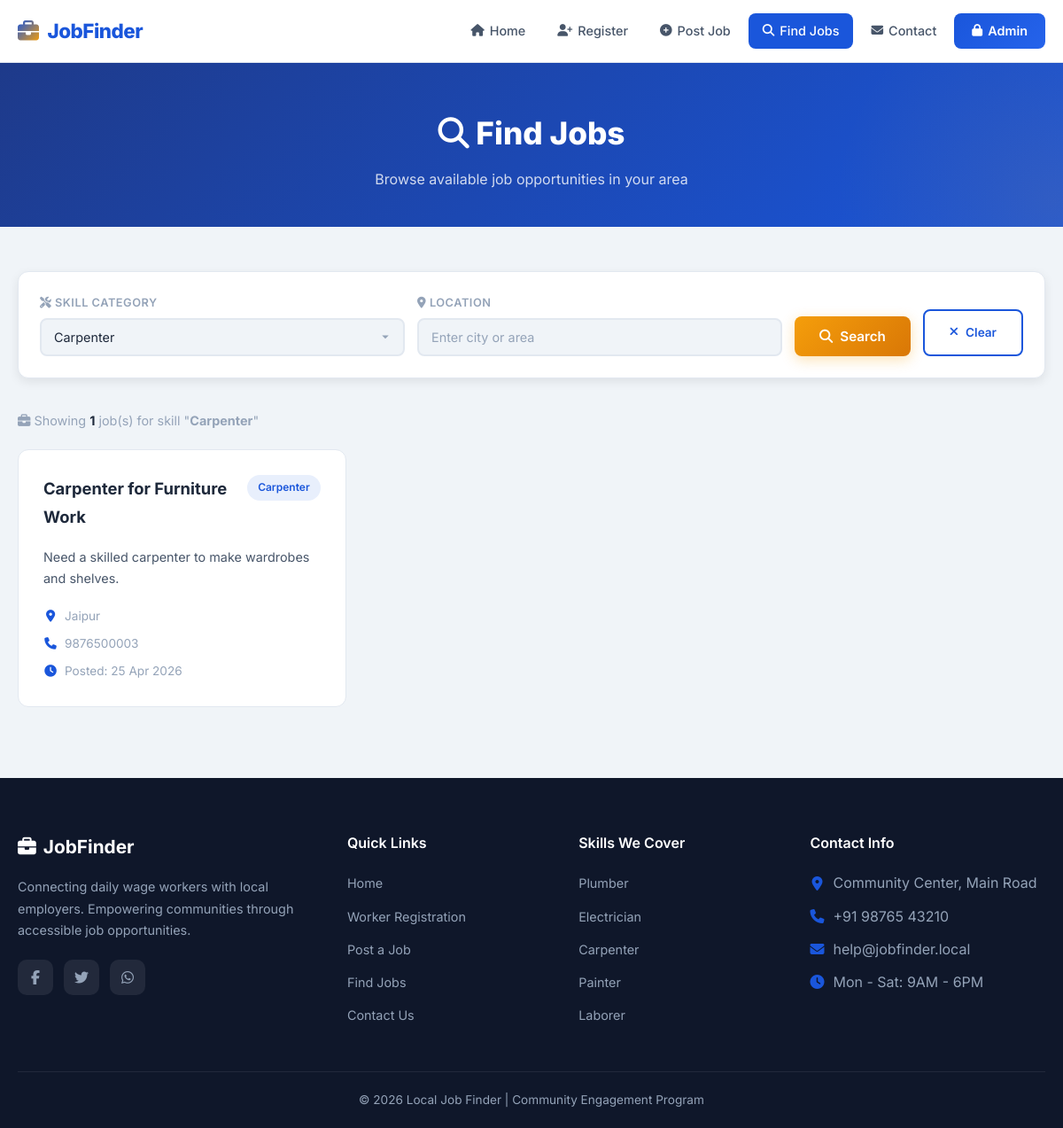
/jobs.php?skill=Carpenter, run on the app's committed database.
### tables this page shows
CREATE TABLE IF NOT EXISTS jobs (
    id INT AUTO_INCREMENT PRIMARY KEY,
    title VARCHAR(150) NOT NULL,
    description TEXT NOT NULL,
    location VARCHAR(150) NOT NULL,
    contact VARCHAR(15) NOT NULL,
    skill_category VARCHAR(100) DEFAULT 'General',
    created_at TIMESTAMP DEFAULT CURRENT_TIMESTAMP
);

### jobs.php (the view, shortened to what this page needs)
<?php
include 'includes/db.php';
$searchSkill    = isset($_GET['skill']) ? mysqli_real_escape_string($conn, trim($_GET['skill'])) : '';
$searchLocation = isset($_GET['location']) ? mysqli_real_escape_string($conn, trim($_GET['location'])) : '';
$sql = "SELECT * FROM jobs WHERE 1=1";
if (!empty($searchSkill)) {
    $sql .= " AND skill_category LIKE '%$searchSkill%'";
}
$sql .= " ORDER BY created_at DESC";
$result = mysqli_query($conn, $sql);
$totalJobs = mysqli_num_rows($result);
include 'includes/header.php';
?>
<section class="page-header">
    <div class="container">
        <h1><i class="fas fa-search"></i> Find Jobs</h1>
        <p>Browse available job opportunities in your area</p>
    </div>
</section>
<section class="jobs-section">
    <div class="container">
        <div class="search-bar" id="search-bar">
            <form action="jobs.php" method="GET" class="search-form" id="search-form">
                <div class="search-group">
                    <label for="filter-skill"><i class="fas fa-tools"></i> Skill Category</label>
                    <select id="filter-skill" name="skill" class="form-control">
                        <option value="Carpenter" <?php echo $searchSkill == 'Carpenter' ? 'selected' : ''; ?>>Carpenter</option>
                    </select>
                </div>
                <div class="search-group">
                    <label for="filter-location"><i class="fas fa-map-marker-alt"></i> Location</label>
                    <input type="text"
                           id="filter-location"
                           name="location"
                           class="form-control"
                           placeholder="Enter city or area"
                           value="<?php echo htmlspecialchars($searchLocation); ?>">
                </div>
                <button type="submit" class="btn btn-primary" id="search-btn">
                    <i class="fas fa-search"></i> Search
                </button>
                <?php if ($searchSkill || $searchLocation): ?>
                    <a href="jobs.php" class="btn btn-outline btn-sm" id="clear-filter-btn">
                        <i class="fas fa-times"></i> Clear
                    </a>
                <?php endif; ?>
            </form>
        </div>
        <p style="margin-bottom: 20px; color: var(--text-muted); font-size: 0.9rem;">
            <i class="fas fa-briefcase"></i>
            Showing <strong style="color: var(--text-dark);"><?php echo $totalJobs; ?></strong> job(s)
            <?php if ($searchSkill): ?> for skill "<strong><?php echo htmlspecialchars($searchSkill); ?></strong>"<?php endif; ?>
        </p>
        <?php if ($totalJobs > 0): ?>
            <div class="jobs-grid">
                <?php while ($job = mysqli_fetch_assoc($result)): ?>
                    <div class="job-card fade-in">
                        <div class="job-card-header">
                            <h3><?php echo htmlspecialchars($job['title']); ?></h3>
                            <span class="job-badge"><?php echo htmlspecialchars($job['skill_category']); ?></span>
                        </div>
                        <p><?php echo htmlspecialchars($job['description']); ?></p>
                        <div class="job-meta">
                            <span>
                                <i class="fas fa-map-marker-alt"></i>
                                <?php echo htmlspecialchars($job['location']); ?>
                            </span>
                            <span>
                                <i class="fas fa-phone"></i>
                                <?php echo htmlspecialchars($job['contact']); ?>
                            </span>
                            <span>
                                <i class="fas fa-clock"></i>
                                Posted: <?php echo date('d M Y', strtotime($job['created_at'])); ?>
                            </span>
                        </div>
                    </div>
                <?php endwhile; ?>
            </div>
        <?php endif; ?>
    </div>
</section>
<?php
include 'includes/footer.php';
?>

### data on the page
jobs: title "Carpenter for Furniture Work", skill_category "Carpenter", description "Need a skilled carpenter to make wardrobes and shelves.", location "Jaipur", contact "9876500003", created_at "25 Apr 2026"

### other printed values
$totalJobs "1"
$searchSkill "Carpenter"
